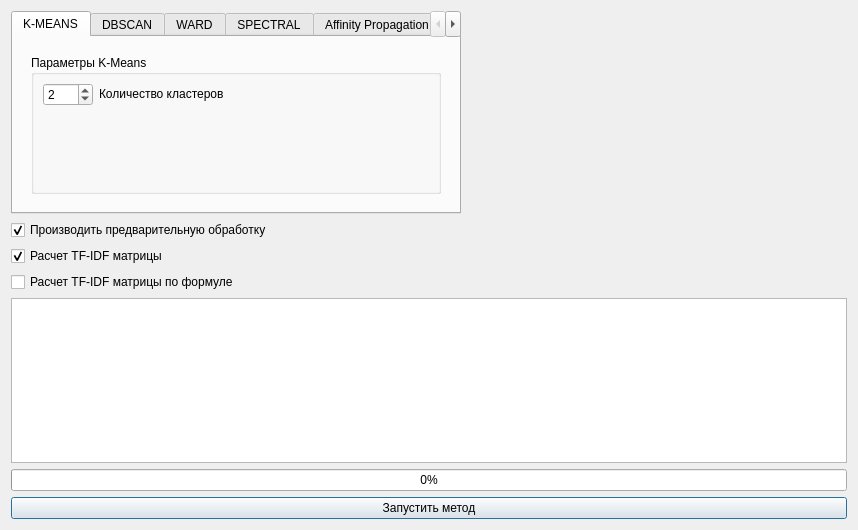
<?xml version="1.0" encoding="UTF-8"?>
<ui version="4.0">
 <class>DialogConfigClasterization</class>
 <widget class="QDialog" name="DialogConfigClasterization">
  <property name="geometry">
   <rect>
    <x>0</x>
    <y>0</y>
    <width>858</width>
    <height>530</height>
   </rect>
  </property>
  <property name="minimumSize">
   <size>
    <width>480</width>
    <height>530</height>
   </size>
  </property>
  <property name="windowTitle">
   <string>Кластеризация</string>
  </property>
  <layout class="QVBoxLayout" name="verticalLayout">
   <item>
    <layout class="QHBoxLayout" name="horizontalLayout_4">
     <item>
      <layout class="QVBoxLayout" name="verticalLayout_3">
       <item>
        <widget class="QTabWidget" name="tabWidget">
         <property name="sizePolicy">
          <sizepolicy hsizetype="Preferred" vsizetype="Expanding">
           <horstretch>0</horstretch>
           <verstretch>0</verstretch>
          </sizepolicy>
         </property>
         <property name="minimumSize">
          <size>
           <width>450</width>
           <height>0</height>
          </size>
         </property>
         <property name="tabPosition">
          <enum>QTabWidget::North</enum>
         </property>
         <property name="tabShape">
          <enum>QTabWidget::Rounded</enum>
         </property>
         <property name="currentIndex">
          <number>0</number>
         </property>
         <property name="elideMode">
          <enum>Qt::ElideNone</enum>
         </property>
         <property name="documentMode">
          <bool>false</bool>
         </property>
         <property name="movable">
          <bool>false</bool>
         </property>
         <property name="tabBarAutoHide">
          <bool>false</bool>
         </property>
         <widget class="QWidget" name="tab_kmeans">
          <attribute name="title">
           <string>K-MEANS</string>
          </attribute>
          <layout class="QVBoxLayout" name="verticalLayout_2">
           <item>
            <widget class="QFrame" name="frame">
             <property name="frameShape">
              <enum>QFrame::Panel</enum>
             </property>
             <property name="frameShadow">
              <enum>QFrame::Raised</enum>
             </property>
             <property name="lineWidth">
              <number>0</number>
             </property>
             <layout class="QVBoxLayout" name="verticalLayout_10">
              <item>
               <widget class="QGroupBox" name="parameters_KMEANS">
                <property name="enabled">
                 <bool>true</bool>
                </property>
                <property name="sizePolicy">
                 <sizepolicy hsizetype="Preferred" vsizetype="Preferred">
                  <horstretch>0</horstretch>
                  <verstretch>0</verstretch>
                 </sizepolicy>
                </property>
                <property name="minimumSize">
                 <size>
                  <width>300</width>
                  <height>100</height>
                 </size>
                </property>
                <property name="title">
                 <string>Параметры K-Means</string>
                </property>
                <layout class="QVBoxLayout" name="verticalLayout_8">
                 <property name="spacing">
                  <number>6</number>
                 </property>
                 <property name="sizeConstraint">
                  <enum>QLayout::SetDefaultConstraint</enum>
                 </property>
                 <property name="leftMargin">
                  <number>9</number>
                 </property>
                 <property name="topMargin">
                  <number>8</number>
                 </property>
                 <item>
                  <layout class="QHBoxLayout" name="horizontalLayout">
                   <item>
                    <widget class="QSpinBox" name="kmeans_cluster_count">
                     <property name="sizePolicy">
                      <sizepolicy hsizetype="Maximum" vsizetype="Fixed">
                       <horstretch>0</horstretch>
                       <verstretch>0</verstretch>
                      </sizepolicy>
                     </property>
                     <property name="minimumSize">
                      <size>
                       <width>50</width>
                       <height>0</height>
                      </size>
                     </property>
                     <property name="mouseTracking">
                      <bool>true</bool>
                     </property>
                     <property name="acceptDrops">
                      <bool>true</bool>
                     </property>
                     <property name="frame">
                      <bool>true</bool>
                     </property>
                     <property name="value">
                      <number>2</number>
                     </property>
                    </widget>
                   </item>
                   <item>
                    <widget class="QLabel" name="label_2">
                     <property name="sizePolicy">
                      <sizepolicy hsizetype="Preferred" vsizetype="Maximum">
                       <horstretch>0</horstretch>
                       <verstretch>0</verstretch>
                      </sizepolicy>
                     </property>
                     <property name="text">
                      <string>Количество кластеров</string>
                     </property>
                    </widget>
                   </item>
                   <item>
                    <spacer name="horizontalSpacer">
                     <property name="orientation">
                      <enum>Qt::Horizontal</enum>
                     </property>
                     <property name="sizeHint" stdset="0">
                      <size>
                       <width>40</width>
                       <height>20</height>
                      </size>
                     </property>
                    </spacer>
                   </item>
                  </layout>
                 </item>
                 <item>
                  <spacer name="verticalSpacer_4">
                   <property name="orientation">
                    <enum>Qt::Vertical</enum>
                   </property>
                   <property name="sizeHint" stdset="0">
                    <size>
                     <width>20</width>
                     <height>40</height>
                    </size>
                   </property>
                  </spacer>
                 </item>
                </layout>
               </widget>
              </item>
             </layout>
            </widget>
           </item>
          </layout>
         </widget>
         <widget class="QWidget" name="tab_dbscan">
          <attribute name="title">
           <string>DBSCAN</string>
          </attribute>
          <layout class="QVBoxLayout" name="verticalLayout_5">
           <item>
            <widget class="QFrame" name="frame_2">
             <property name="frameShape">
              <enum>QFrame::Panel</enum>
             </property>
             <property name="frameShadow">
              <enum>QFrame::Raised</enum>
             </property>
             <property name="lineWidth">
              <number>0</number>
             </property>
             <layout class="QVBoxLayout" name="verticalLayout_11">
              <item>
               <widget class="QGroupBox" name="parameters_DBSCAN">
                <property name="enabled">
                 <bool>true</bool>
                </property>
                <property name="sizePolicy">
                 <sizepolicy hsizetype="Preferred" vsizetype="Preferred">
                  <horstretch>0</horstretch>
                  <verstretch>0</verstretch>
                 </sizepolicy>
                </property>
                <property name="minimumSize">
                 <size>
                  <width>300</width>
                  <height>100</height>
                 </size>
                </property>
                <property name="title">
                 <string>Параметры DBSCAN</string>
                </property>
                <layout class="QGridLayout" name="gridLayout_2">
                 <item row="2" column="0">
                  <layout class="QHBoxLayout" name="horizontalLayout_6">
                   <item>
                    <widget class="QDoubleSpinBox" name="dbscan_eps">
                     <property name="minimum">
                      <double>0.010000000000000</double>
                     </property>
                     <property name="maximum">
                      <double>10000.000000000000000</double>
                     </property>
                     <property name="singleStep">
                      <double>0.001000000000000</double>
                     </property>
                     <property name="value">
                      <double>0.500000000000000</double>
                     </property>
                    </widget>
                   </item>
                   <item>
                    <widget class="QLabel" name="label_7">
                     <property name="text">
                      <string>EPS</string>
                     </property>
                    </widget>
                   </item>
                   <item>
                    <spacer name="horizontalSpacer_6">
                     <property name="orientation">
                      <enum>Qt::Horizontal</enum>
                     </property>
                     <property name="sizeHint" stdset="0">
                      <size>
                       <width>40</width>
                       <height>20</height>
                      </size>
                     </property>
                    </spacer>
                   </item>
                  </layout>
                 </item>
                 <item row="1" column="0">
                  <layout class="QHBoxLayout" name="horizontalLayout_5">
                   <item>
                    <widget class="QSpinBox" name="dbscan_min_pts">
                     <property name="minimum">
                      <number>1</number>
                     </property>
                     <property name="maximum">
                      <number>1000</number>
                     </property>
                     <property name="value">
                      <number>1</number>
                     </property>
                    </widget>
                   </item>
                   <item>
                    <widget class="QLabel" name="label_6">
                     <property name="text">
                      <string>Minimal points</string>
                     </property>
                    </widget>
                   </item>
                   <item>
                    <spacer name="horizontalSpacer_5">
                     <property name="orientation">
                      <enum>Qt::Horizontal</enum>
                     </property>
                     <property name="sizeHint" stdset="0">
                      <size>
                       <width>40</width>
                       <height>20</height>
                      </size>
                     </property>
                    </spacer>
                   </item>
                  </layout>
                 </item>
                 <item row="3" column="0">
                  <spacer name="verticalSpacer_3">
                   <property name="orientation">
                    <enum>Qt::Vertical</enum>
                   </property>
                   <property name="sizeHint" stdset="0">
                    <size>
                     <width>20</width>
                     <height>40</height>
                    </size>
                   </property>
                  </spacer>
                 </item>
                </layout>
               </widget>
              </item>
             </layout>
            </widget>
           </item>
          </layout>
         </widget>
         <widget class="QWidget" name="tab_ward">
          <attribute name="title">
           <string>WARD</string>
          </attribute>
          <layout class="QVBoxLayout" name="verticalLayout_6">
           <item>
            <widget class="QFrame" name="frame_3">
             <property name="frameShape">
              <enum>QFrame::Panel</enum>
             </property>
             <property name="frameShadow">
              <enum>QFrame::Raised</enum>
             </property>
             <property name="lineWidth">
              <number>0</number>
             </property>
             <layout class="QVBoxLayout" name="verticalLayout_12">
              <item>
               <widget class="QGroupBox" name="parameters_Ward">
                <property name="title">
                 <string>Параметры Ward hierarchical clustering</string>
                </property>
                <layout class="QVBoxLayout" name="verticalLayout_4">
                 <item>
                  <layout class="QHBoxLayout" name="horizontalLayout_8">
                   <item>
                    <widget class="QSpinBox" name="ward_clusters_count">
                     <property name="minimumSize">
                      <size>
                       <width>50</width>
                       <height>0</height>
                      </size>
                     </property>
                     <property name="minimum">
                      <number>1</number>
                     </property>
                     <property name="value">
                      <number>2</number>
                     </property>
                    </widget>
                   </item>
                   <item>
                    <widget class="QLabel" name="label_5">
                     <property name="text">
                      <string>Количество кластеров</string>
                     </property>
                    </widget>
                   </item>
                   <item>
                    <spacer name="horizontalSpacer_3">
                     <property name="orientation">
                      <enum>Qt::Horizontal</enum>
                     </property>
                     <property name="sizeHint" stdset="0">
                      <size>
                       <width>40</width>
                       <height>20</height>
                      </size>
                     </property>
                    </spacer>
                   </item>
                  </layout>
                 </item>
                 <item>
                  <spacer name="verticalSpacer_2">
                   <property name="orientation">
                    <enum>Qt::Vertical</enum>
                   </property>
                   <property name="sizeHint" stdset="0">
                    <size>
                     <width>20</width>
                     <height>40</height>
                    </size>
                   </property>
                  </spacer>
                 </item>
                </layout>
               </widget>
              </item>
             </layout>
            </widget>
           </item>
          </layout>
         </widget>
         <widget class="QWidget" name="tab_spectral">
          <attribute name="title">
           <string>SPECTRAL</string>
          </attribute>
          <layout class="QVBoxLayout" name="verticalLayout_7">
           <item>
            <widget class="QFrame" name="frame_5">
             <property name="frameShape">
              <enum>QFrame::Panel</enum>
             </property>
             <property name="frameShadow">
              <enum>QFrame::Plain</enum>
             </property>
             <property name="lineWidth">
              <number>0</number>
             </property>
             <layout class="QVBoxLayout" name="verticalLayout_13">
              <item>
               <widget class="QGroupBox" name="groupBox">
                <property name="title">
                 <string>Параметры спектральной кластеризации</string>
                </property>
                <layout class="QVBoxLayout" name="verticalLayout_9">
                 <item>
                  <layout class="QHBoxLayout" name="horizontalLayout_2">
                   <item>
                    <widget class="QSpinBox" name="spectral_clusters_count">
                     <property name="minimumSize">
                      <size>
                       <width>50</width>
                       <height>0</height>
                      </size>
                     </property>
                     <property name="minimum">
                      <number>1</number>
                     </property>
                     <property name="maximum">
                      <number>1000</number>
                     </property>
                     <property name="value">
                      <number>2</number>
                     </property>
                    </widget>
                   </item>
                   <item>
                    <widget class="QLabel" name="label">
                     <property name="text">
                      <string>Количество кластеров</string>
                     </property>
                    </widget>
                   </item>
                   <item>
                    <spacer name="horizontalSpacer_2">
                     <property name="orientation">
                      <enum>Qt::Horizontal</enum>
                     </property>
                     <property name="sizeHint" stdset="0">
                      <size>
                       <width>40</width>
                       <height>20</height>
                      </size>
                     </property>
                    </spacer>
                   </item>
                  </layout>
                 </item>
                 <item>
                  <spacer name="verticalSpacer">
                   <property name="orientation">
                    <enum>Qt::Vertical</enum>
                   </property>
                   <property name="sizeHint" stdset="0">
                    <size>
                     <width>20</width>
                     <height>40</height>
                    </size>
                   </property>
                  </spacer>
                 </item>
                </layout>
               </widget>
              </item>
             </layout>
            </widget>
           </item>
          </layout>
         </widget>
         <widget class="QWidget" name="tab_ap">
          <attribute name="title">
           <string>Affinity Propagation</string>
          </attribute>
          <layout class="QVBoxLayout" name="verticalLayout_14">
           <item>
            <widget class="QFrame" name="frame_4">
             <property name="frameShape">
              <enum>QFrame::Panel</enum>
             </property>
             <property name="frameShadow">
              <enum>QFrame::Raised</enum>
             </property>
             <property name="lineWidth">
              <number>0</number>
             </property>
             <layout class="QVBoxLayout" name="verticalLayout_15">
              <item>
               <widget class="QGroupBox" name="groupBox_2">
                <property name="title">
                 <string>Настройки Affinity Propagation</string>
                </property>
                <layout class="QVBoxLayout" name="verticalLayout_16">
                 <item>
                  <layout class="QHBoxLayout" name="horizontalLayout_3">
                   <item>
                    <widget class="QDoubleSpinBox" name="aa_damping">
                     <property name="minimumSize">
                      <size>
                       <width>80</width>
                       <height>0</height>
                      </size>
                     </property>
                     <property name="minimum">
                      <double>0.500000000000000</double>
                     </property>
                     <property name="maximum">
                      <double>1.000000000000000</double>
                     </property>
                     <property name="singleStep">
                      <double>0.001000000000000</double>
                     </property>
                     <property name="value">
                      <double>0.750000000000000</double>
                     </property>
                    </widget>
                   </item>
                   <item>
                    <widget class="QLabel" name="label_3">
                     <property name="text">
                      <string>Коэффициент затухания [0.5-1.0]</string>
                     </property>
                    </widget>
                   </item>
                   <item>
                    <spacer name="horizontalSpacer_4">
                     <property name="orientation">
                      <enum>Qt::Horizontal</enum>
                     </property>
                     <property name="sizeHint" stdset="0">
                      <size>
                       <width>40</width>
                       <height>20</height>
                      </size>
                     </property>
                    </spacer>
                   </item>
                  </layout>
                 </item>
                 <item>
                  <layout class="QHBoxLayout" name="horizontalLayout_7">
                   <item>
                    <widget class="QSpinBox" name="aa_max_iter">
                     <property name="minimumSize">
                      <size>
                       <width>80</width>
                       <height>0</height>
                      </size>
                     </property>
                     <property name="minimum">
                      <number>2</number>
                     </property>
                     <property name="maximum">
                      <number>100000</number>
                     </property>
                     <property name="value">
                      <number>200</number>
                     </property>
                    </widget>
                   </item>
                   <item>
                    <widget class="QLabel" name="label_4">
                     <property name="text">
                      <string>Максимальное кол-во итераций</string>
                     </property>
                    </widget>
                   </item>
                   <item>
                    <spacer name="horizontalSpacer_7">
                     <property name="orientation">
                      <enum>Qt::Horizontal</enum>
                     </property>
                     <property name="sizeHint" stdset="0">
                      <size>
                       <width>40</width>
                       <height>20</height>
                      </size>
                     </property>
                    </spacer>
                   </item>
                  </layout>
                 </item>
                 <item>
                  <layout class="QHBoxLayout" name="horizontalLayout_9">
                   <item>
                    <widget class="QSpinBox" name="aa_no_change_stop">
                     <property name="minimumSize">
                      <size>
                       <width>80</width>
                       <height>0</height>
                      </size>
                     </property>
                     <property name="minimum">
                      <number>1</number>
                     </property>
                     <property name="maximum">
                      <number>1000</number>
                     </property>
                     <property name="value">
                      <number>15</number>
                     </property>
                    </widget>
                   </item>
                   <item>
                    <widget class="QLabel" name="label_8">
                     <property name="text">
                      <string>Число итераций без изменения (остановка)</string>
                     </property>
                    </widget>
                   </item>
                   <item>
                    <spacer name="horizontalSpacer_8">
                     <property name="orientation">
                      <enum>Qt::Horizontal</enum>
                     </property>
                     <property name="sizeHint" stdset="0">
                      <size>
                       <width>40</width>
                       <height>20</height>
                      </size>
                     </property>
                    </spacer>
                   </item>
                  </layout>
                 </item>
                 <item>
                  <spacer name="verticalSpacer_5">
                   <property name="orientation">
                    <enum>Qt::Vertical</enum>
                   </property>
                   <property name="sizeHint" stdset="0">
                    <size>
                     <width>20</width>
                     <height>40</height>
                    </size>
                   </property>
                  </spacer>
                 </item>
                </layout>
               </widget>
              </item>
             </layout>
            </widget>
           </item>
          </layout>
         </widget>
         <widget class="QWidget" name="tab_mean_shift">
          <attribute name="title">
           <string>Mean-Shift</string>
          </attribute>
          <layout class="QVBoxLayout" name="verticalLayout_17">
           <item>
            <widget class="QFrame" name="frame_6">
             <property name="frameShape">
              <enum>QFrame::StyledPanel</enum>
             </property>
             <property name="frameShadow">
              <enum>QFrame::Raised</enum>
             </property>
             <layout class="QVBoxLayout" name="verticalLayout_18">
              <item>
               <widget class="QGroupBox" name="groupBox_3">
                <property name="title">
                 <string>Настройки алгоритма Mean-Shift</string>
                </property>
                <layout class="QVBoxLayout" name="verticalLayout_19">
                 <item>
                  <layout class="QHBoxLayout" name="horizontalLayout_10">
                   <item>
                    <widget class="QDoubleSpinBox" name="mean_shift_quantile">
                     <property name="minimumSize">
                      <size>
                       <width>80</width>
                       <height>0</height>
                      </size>
                     </property>
                     <property name="decimals">
                      <number>3</number>
                     </property>
                     <property name="minimum">
                      <double>0.010000000000000</double>
                     </property>
                     <property name="maximum">
                      <double>1.000000000000000</double>
                     </property>
                     <property name="singleStep">
                      <double>0.001000000000000</double>
                     </property>
                     <property name="value">
                      <double>0.400000000000000</double>
                     </property>
                    </widget>
                   </item>
                   <item>
                    <widget class="QLabel" name="label_9">
                     <property name="text">
                      <string>Квантиль</string>
                     </property>
                    </widget>
                   </item>
                   <item>
                    <spacer name="horizontalSpacer_9">
                     <property name="orientation">
                      <enum>Qt::Horizontal</enum>
                     </property>
                     <property name="sizeHint" stdset="0">
                      <size>
                       <width>40</width>
                       <height>20</height>
                      </size>
                     </property>
                    </spacer>
                   </item>
                  </layout>
                 </item>
                 <item>
                  <spacer name="verticalSpacer_6">
                   <property name="orientation">
                    <enum>Qt::Vertical</enum>
                   </property>
                   <property name="sizeHint" stdset="0">
                    <size>
                     <width>20</width>
                     <height>40</height>
                    </size>
                   </property>
                  </spacer>
                 </item>
                </layout>
               </widget>
              </item>
             </layout>
            </widget>
           </item>
          </layout>
         </widget>
         <widget class="QWidget" name="tab">
          <attribute name="title">
           <string>Birch</string>
          </attribute>
          <layout class="QVBoxLayout" name="verticalLayout_20">
           <item>
            <widget class="QFrame" name="frame_7">
             <property name="frameShape">
              <enum>QFrame::StyledPanel</enum>
             </property>
             <property name="frameShadow">
              <enum>QFrame::Raised</enum>
             </property>
             <layout class="QVBoxLayout" name="verticalLayout_21">
              <item>
               <widget class="QGroupBox" name="groupBox_4">
                <property name="title">
                 <string>Настройки алгоритма Birch</string>
                </property>
                <layout class="QVBoxLayout" name="verticalLayout_22">
                 <item>
                  <layout class="QHBoxLayout" name="horizontalLayout_11">
                   <item>
                    <widget class="QDoubleSpinBox" name="birch_threshold">
                     <property name="minimumSize">
                      <size>
                       <width>80</width>
                       <height>0</height>
                      </size>
                     </property>
                     <property name="decimals">
                      <number>3</number>
                     </property>
                     <property name="minimum">
                      <double>0.010000000000000</double>
                     </property>
                     <property name="maximum">
                      <double>100.000000000000000</double>
                     </property>
                     <property name="singleStep">
                      <double>0.001000000000000</double>
                     </property>
                     <property name="value">
                      <double>0.200000000000000</double>
                     </property>
                    </widget>
                   </item>
                   <item>
                    <widget class="QLabel" name="label_10">
                     <property name="text">
                      <string>Пороговое значение</string>
                     </property>
                    </widget>
                   </item>
                   <item>
                    <spacer name="horizontalSpacer_10">
                     <property name="orientation">
                      <enum>Qt::Horizontal</enum>
                     </property>
                     <property name="sizeHint" stdset="0">
                      <size>
                       <width>40</width>
                       <height>20</height>
                      </size>
                     </property>
                    </spacer>
                   </item>
                  </layout>
                 </item>
                 <item>
                  <layout class="QHBoxLayout" name="horizontalLayout_12">
                   <item>
                    <widget class="QSpinBox" name="birch_branching_factor">
                     <property name="minimumSize">
                      <size>
                       <width>80</width>
                       <height>0</height>
                      </size>
                     </property>
                     <property name="minimum">
                      <number>2</number>
                     </property>
                     <property name="maximum">
                      <number>200</number>
                     </property>
                     <property name="value">
                      <number>50</number>
                     </property>
                    </widget>
                   </item>
                   <item>
                    <widget class="QLabel" name="label_11">
                     <property name="text">
                      <string>Коэффициент ветвления</string>
                     </property>
                    </widget>
                   </item>
                   <item>
                    <spacer name="horizontalSpacer_11">
                     <property name="orientation">
                      <enum>Qt::Horizontal</enum>
                     </property>
                     <property name="sizeHint" stdset="0">
                      <size>
                       <width>40</width>
                       <height>20</height>
                      </size>
                     </property>
                    </spacer>
                   </item>
                  </layout>
                 </item>
                 <item>
                  <layout class="QHBoxLayout" name="horizontalLayout_13">
                   <item>
                    <widget class="QSpinBox" name="birch_clusters_count">
                     <property name="minimumSize">
                      <size>
                       <width>80</width>
                       <height>0</height>
                      </size>
                     </property>
                     <property name="minimum">
                      <number>2</number>
                     </property>
                     <property name="maximum">
                      <number>100</number>
                     </property>
                    </widget>
                   </item>
                   <item>
                    <widget class="QLabel" name="label_12">
                     <property name="text">
                      <string>Количество кластеров</string>
                     </property>
                    </widget>
                   </item>
                   <item>
                    <spacer name="horizontalSpacer_12">
                     <property name="orientation">
                      <enum>Qt::Horizontal</enum>
                     </property>
                     <property name="sizeHint" stdset="0">
                      <size>
                       <width>40</width>
                       <height>20</height>
                      </size>
                     </property>
                    </spacer>
                   </item>
                  </layout>
                 </item>
                 <item>
                  <spacer name="verticalSpacer_7">
                   <property name="orientation">
                    <enum>Qt::Vertical</enum>
                   </property>
                   <property name="sizeHint" stdset="0">
                    <size>
                     <width>20</width>
                     <height>40</height>
                    </size>
                   </property>
                  </spacer>
                 </item>
                </layout>
               </widget>
              </item>
             </layout>
            </widget>
           </item>
          </layout>
         </widget>
        </widget>
       </item>
       <item>
        <widget class="QCheckBox" name="checkBoxNeedPreprocessing">
         <property name="sizePolicy">
          <sizepolicy hsizetype="Maximum" vsizetype="Fixed">
           <horstretch>0</horstretch>
           <verstretch>0</verstretch>
          </sizepolicy>
         </property>
         <property name="text">
          <string>Производить предварительную обработку</string>
         </property>
         <property name="checked">
          <bool>true</bool>
         </property>
        </widget>
       </item>
       <item>
        <widget class="QCheckBox" name="checkBoxNeedCalculateTFIDF">
         <property name="text">
          <string>Расчет TF-IDF матрицы</string>
         </property>
         <property name="checked">
          <bool>true</bool>
         </property>
        </widget>
       </item>
       <item>
        <layout class="QHBoxLayout" name="anotherFormulaLayout">
         <item alignment="Qt::AlignLeft">
          <widget class="QCheckBox" name="anotherFormulaCheck">
           <property name="sizePolicy">
            <sizepolicy hsizetype="Minimum" vsizetype="Fixed">
             <horstretch>0</horstretch>
             <verstretch>0</verstretch>
            </sizepolicy>
           </property>
           <property name="text">
            <string>Расчет TF-IDF матрицы по формуле</string>
           </property>
          </widget>
         </item>
         <item alignment="Qt::AlignLeft">
          <widget class="QLabel" name="anotherFormulaPicture">
           <property name="sizePolicy">
            <sizepolicy hsizetype="Minimum" vsizetype="Maximum">
             <horstretch>0</horstretch>
             <verstretch>0</verstretch>
            </sizepolicy>
           </property>
           <property name="maximumSize">
            <size>
             <width>151</width>
             <height>68</height>
            </size>
           </property>
           <property name="text">
            <string/>
           </property>
           <property name="pixmap">
            <pixmap>img/sum_words_formula.png</pixmap>
           </property>
           <property name="scaledContents">
            <bool>true</bool>
           </property>
           <property name="alignment">
            <set>Qt::AlignCenter</set>
           </property>
          </widget>
         </item>
        </layout>
       </item>
      </layout>
     </item>
     <item>
      <layout class="QVBoxLayout" name="GraphicsLayout">
       <item>
        <widget class="QWidget" name="mplwindow" native="true">
         <property name="sizePolicy">
          <sizepolicy hsizetype="Minimum" vsizetype="Minimum">
           <horstretch>0</horstretch>
           <verstretch>0</verstretch>
          </sizepolicy>
         </property>
         <property name="minimumSize">
          <size>
           <width>200</width>
           <height>200</height>
          </size>
         </property>
         <layout class="QVBoxLayout" name="mplvl">
          <property name="spacing">
           <number>2</number>
          </property>
          <property name="leftMargin">
           <number>2</number>
          </property>
          <property name="topMargin">
           <number>2</number>
          </property>
          <property name="rightMargin">
           <number>2</number>
          </property>
          <property name="bottomMargin">
           <number>2</number>
          </property>
         </layout>
        </widget>
       </item>
      </layout>
     </item>
    </layout>
   </item>
   <item>
    <widget class="QTextEdit" name="textEdit">
     <property name="sizePolicy">
      <sizepolicy hsizetype="Expanding" vsizetype="Preferred">
       <horstretch>0</horstretch>
       <verstretch>0</verstretch>
      </sizepolicy>
     </property>
     <property name="minimumSize">
      <size>
       <width>0</width>
       <height>100</height>
      </size>
     </property>
     <property name="maximumSize">
      <size>
       <width>16777215</width>
       <height>250</height>
      </size>
     </property>
     <property name="readOnly">
      <bool>true</bool>
     </property>
    </widget>
   </item>
   <item>
    <widget class="QProgressBar" name="progressBar">
     <property name="value">
      <number>0</number>
     </property>
    </widget>
   </item>
   <item>
    <widget class="QPushButton" name="startMethod">
     <property name="text">
      <string>Запустить метод</string>
     </property>
    </widget>
   </item>
  </layout>
 </widget>
 <resources/>
 <connections/>
</ui>
